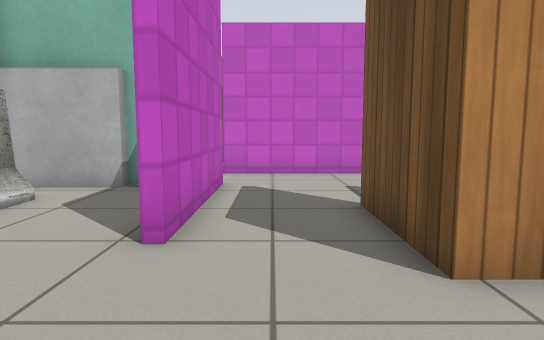
view 1 (above)

19 first-person views from a walk through a robot-simulator world made for Gazebo. The camera is 0.7 m above the floor, tilts 6° down and sees 75° across. The lines on the ground mark 1 m squares. The floor is counted in squares, 0.5 m on a side. Each view is taken from the middle of a square. On the plan, view 1 faces up. The plan holds only what a view shows up to about 15 squares ahead; the rest is blank. Simple patterns stand in for the simulator's built-in surfaces.

view 2
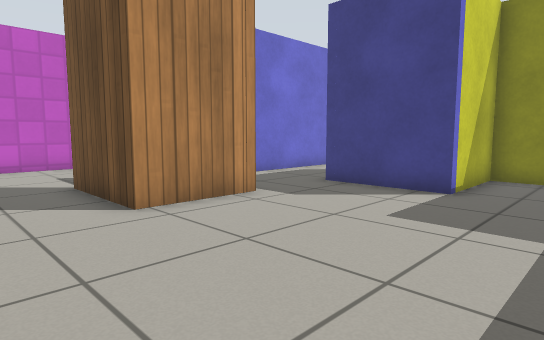

view 3
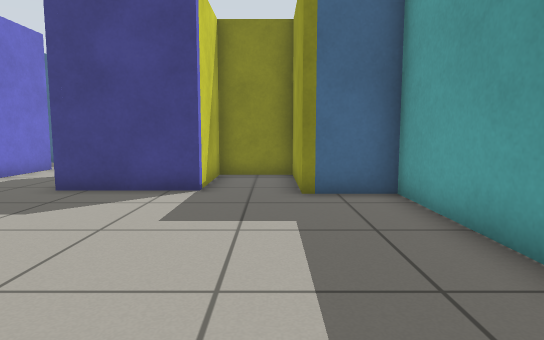

view 4
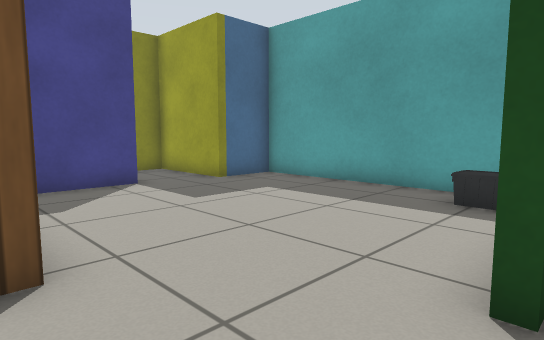

view 5
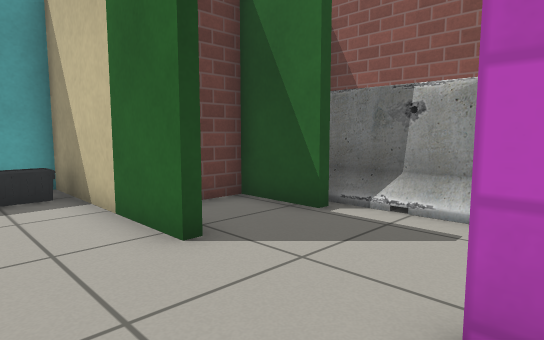

view 6
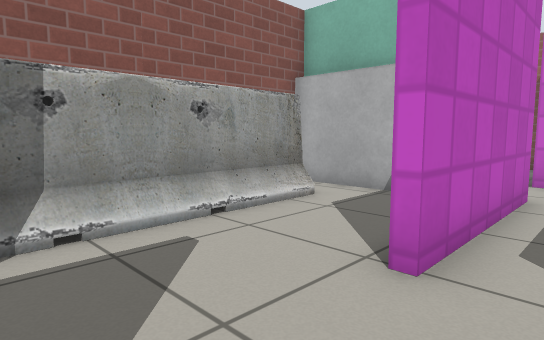

view 7
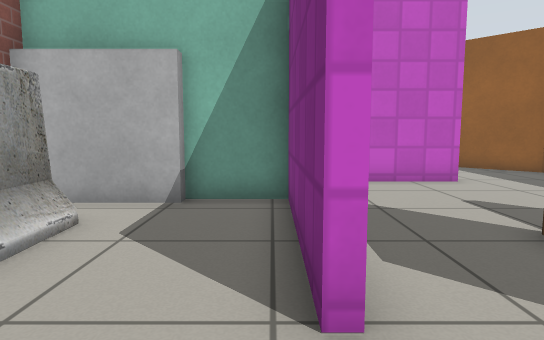

view 8
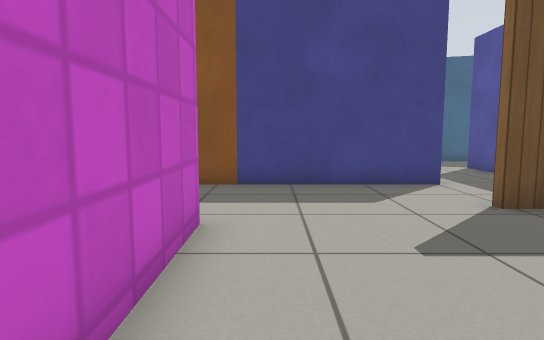

view 9
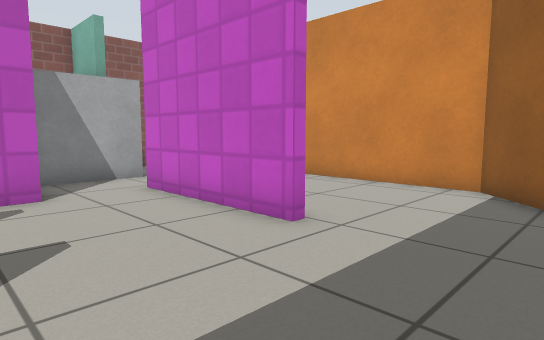

view 10
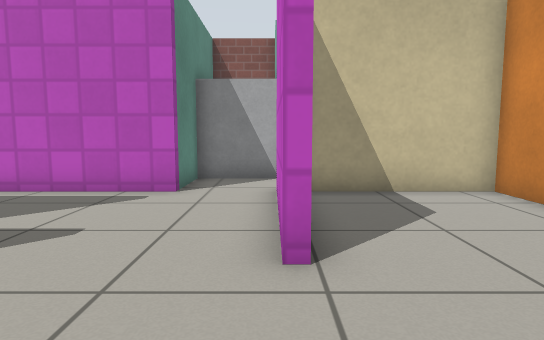

view 11
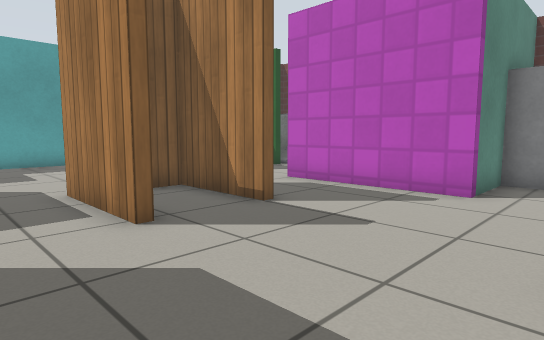

view 12
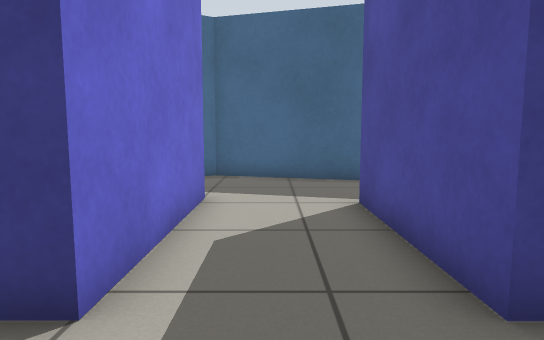

view 13
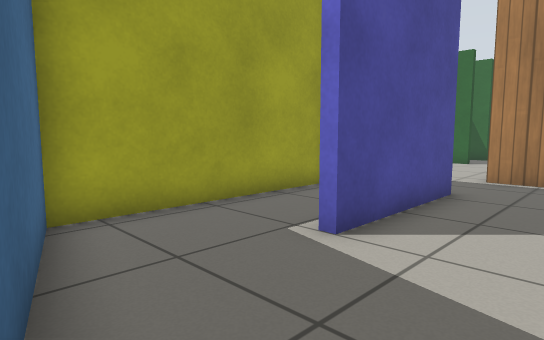

view 14
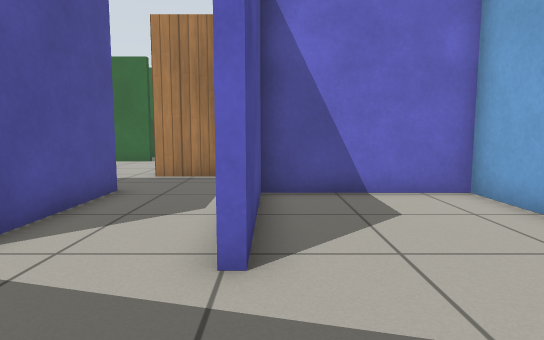

view 15
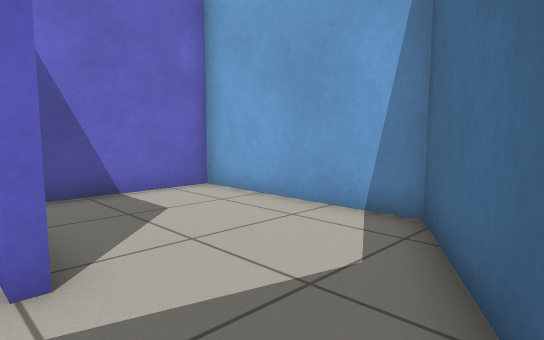

view 16
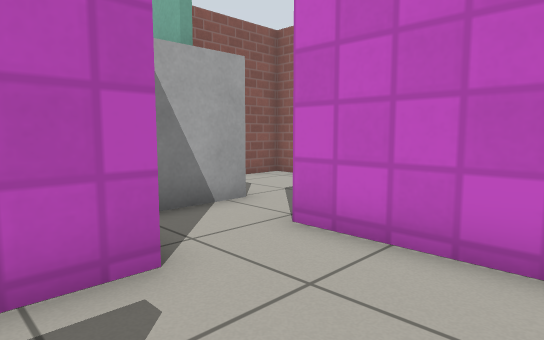

view 17
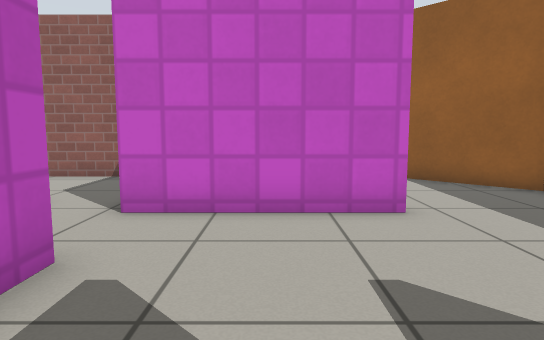

view 18
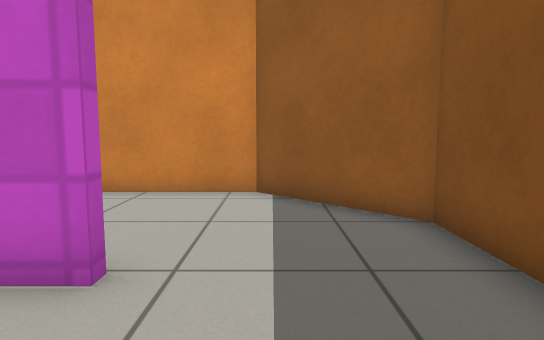

view 19
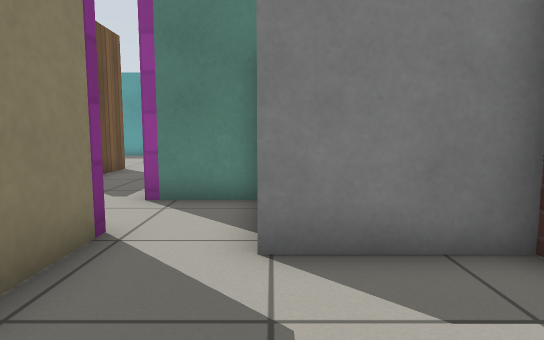

### Floor plan
Ten units are one square. View 1 is at (0, 0); x grows to the right and y downward. Boxes are objects, and circles mark ways between rooms. Rooms are numbered by the first view taken in them; rooms with no view inside come last. Other rooms are left out.
<svg viewBox="-80 -178 251 232">
<path fill="none" stroke="#000" d="M47 -33 17 -33 17 -45M-17 -10 -14 -10 -14 49 70 49 70 27 107 27 107 3 75 3 75 -33M-14 -44 -17 -44 -17 -94 -35 -94M-42 -11 -42 12 -30 12M-71 -95 -71 9M47 -69 47 -33M44 -60 44 -69M75 -33 120 -33 120 -29M17 -45 17 -68 20 -68 20 -36 29 -36M33 -121 -17 -121M126 -64 75 -64 75 -114M-14 -97 -14 -44M153 -23 166 -68 161 -76M-17 -121 -17 -141M-24 -173 -71 -173 -71 -145M-36 -97 -14 -97M33 -125 33 -121M75 -114 75 -144 46 -173 -14 -173 -14 -129M161 -76 138 -116 78 -116 78 -68 126 -68M81 -1 147 -1 153 -23"/>
<rect x="-15" y="35" width="20" height="10" fill="#bbb"><title>other object</title></rect>
<rect x="-65" y="-75" width="20" height="80" fill="#bbb"><title>barrier</title></rect>
<rect x="-75" y="-135" width="40" height="50" fill="#bbb"><title>other object</title></rect>
<circle cx="-20" cy="-30" r="3" fill="#2a7"/>
<circle cx="0" cy="-55" r="3" fill="#2a7"/>
<circle cx="60" cy="-37" r="3" fill="#2a7"/>
<circle cx="-20" cy="-110" r="3" fill="#2a7"/>
<circle cx="55" cy="-120" r="3" fill="#2a7"/>
<circle cx="140" cy="-70" r="3" fill="#2a7"/>
<circle cx="135" cy="-30" r="3" fill="#2a7"/>
<text x="30" y="0">1</text>
<text x="-40" y="-40">2</text>
<text x="60" y="-70">3</text>
<text x="-40" y="-140">4</text>
<text x="30" y="-150">5</text>
<text x="120" y="-90">6</text>
<text x="110" y="-20">7</text>
</svg>
Room 1 opens to room 2. Room 1 opens to room 3. Room 3 opens to room 4. Room 3 opens to room 5. Room 3 opens to room 6. Room 3 opens to room 7.

Where each view was taken, in squares from view 1:
view 1: 0 up, 0 right, facing up
view 2: 3 down, 1 left, facing up-right
view 3: 2 down, 1 left, facing right
view 4: 4 up, 2 left, facing down-right
view 5: 5 up, 1 right, facing down-left
view 6: 1 up, 0 right, facing up-left
view 7: 2 up, 2 left, facing up
view 8: 11 up, 2 left, facing right
view 9: 8 up, 7 right, facing up-left
view 10: 12 up, 7 right, facing left
view 11: 12 up, 7 right, facing down-left
view 12: 5 up, 5 right, facing right
view 13: 6 up, 16 right, facing down-left
view 14: 7 up, 16 right, facing left
view 15: 6 up, 16 right, facing up-left
view 16: 8 up, 2 right, facing up-left
view 17: 6 up, 1 right, facing up
view 18: 9 up, 5 right, facing up
view 19: 17 up, 4 left, facing down
